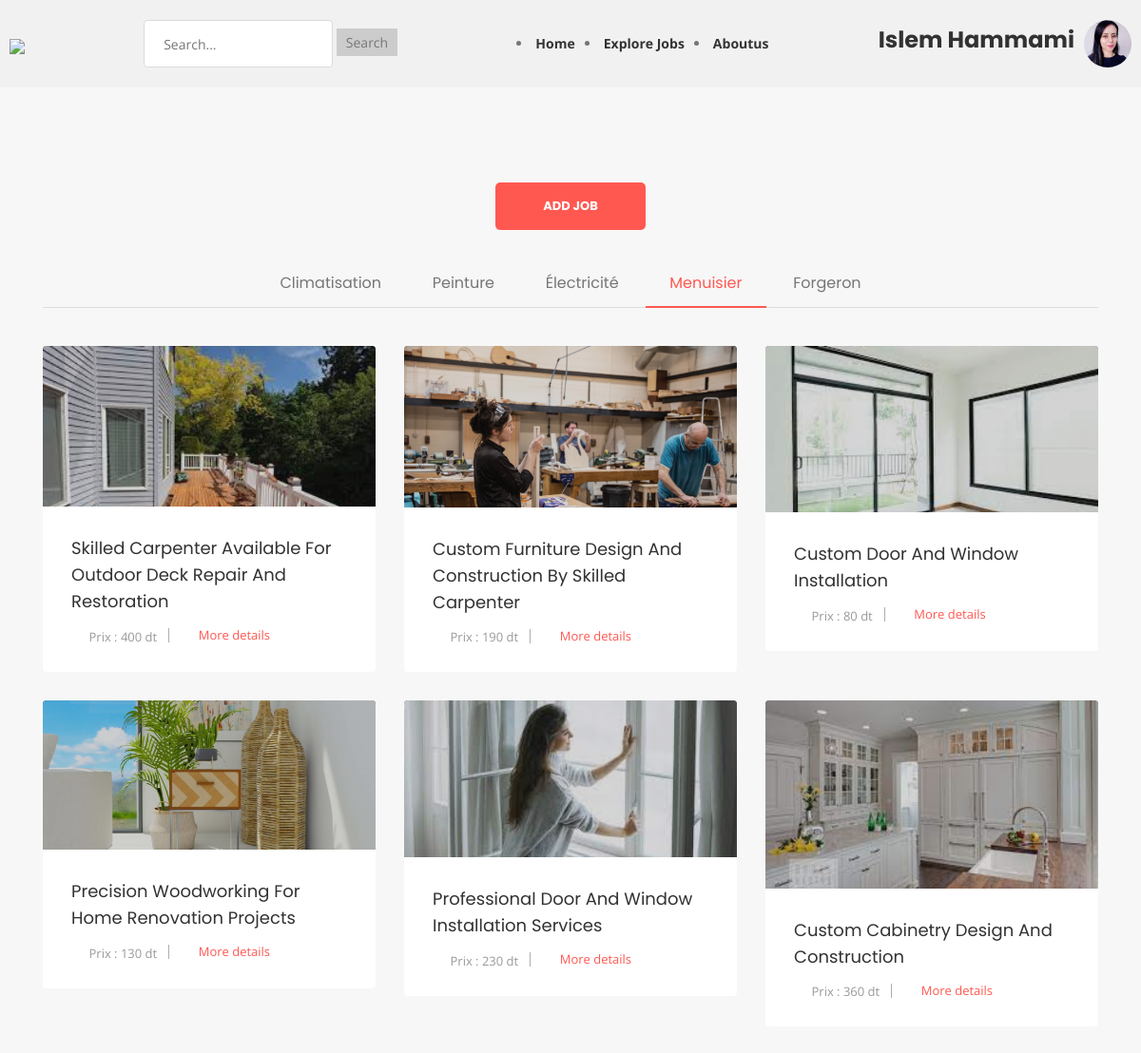
The page /Freelance-Website/Menuisier.php (signed in) on the database its author committed.
### tables this page shows
CREATE TABLE `users` (
  `id` int NOT NULL,
  `username` varchar(255) NOT NULL,
  `password` varchar(255) NOT NULL,
  `email` varchar(255) NOT NULL,
  `created_at` timestamp NOT NULL DEFAULT CURRENT_TIMESTAMP,
  `address` varchar(255) DEFAULT 'not declared',
  `phone_number` varchar(20) DEFAULT 'not declared',
  `additional_info` varchar(255) DEFAULT 'not declared',
  `profile_pic` varchar(255) DEFAULT 'Profile-Icon-SVG-09856789.png',
  `cv` varchar(255) DEFAULT NULL
);

CREATE TABLE `jobs` (
  `id` int NOT NULL,
  `title` varchar(255) NOT NULL,
  `categorie` varchar(255) DEFAULT NULL,
  `description` text,
  `cover_path` varchar(255) NOT NULL,
  `user_id` int NOT NULL,
  `created_at` timestamp NOT NULL DEFAULT CURRENT_TIMESTAMP,
  `prix` varchar(255) DEFAULT 'free'
);

### Freelance-Website/Menuisier.php (the view, shortened to what this page needs)
<?php
require_once('connbd.php');
include 'navANDhead.php';
$query = "SELECT * FROM jobs where categorie = 'Menuisier'";
$jobs = $db->query($query)->fetchAll(PDO::FETCH_ASSOC);
?>
<!DOCTYPE html>
<html>
<head>
    <link rel="stylesheet" type="text/css" href="css/bookcard.css">
    <link rel="stylesheet" href="css/bootstrap.min.css">
    <link rel="stylesheet" href="css/normalize.css">
    <link rel="stylesheet" href="css/scrollbar.css">
    <link rel="stylesheet" href="css/fontawesome/fontawesome-all.css">
    <link rel="stylesheet" href="css/font-awesome.min.css">
    <link rel="stylesheet" href="css/owl.carousel.min.css">
    <link rel="stylesheet" href="css/jquery-ui.css">
    <link rel="stylesheet" href="css/linearicons.css">
    <link rel="stylesheet" href="css/tipso.css">
    <link rel="stylesheet" href="css/chosen.css">
    <link rel="stylesheet" href="css/prettyPhoto.css">
    <link rel="stylesheet" href="css/main.css">
    <link rel="stylesheet" href="css/color.css">
    <link rel="stylesheet" href="css/transitions.css">
    <link rel="stylesheet" href="css/responsive.css">
</head>
<body>
    <main id="wt-main" class="wt-main wt-haslayout wt-innerbgcolor">
        <div class="wt-haslayout wt-main-section">
            <div class="wt-btnarea" style="text-align: center;">
                <a href="uplodejobform.php" class="wt-btn">Add Job</a><br><br><br>
            </div>
            <div class="container">
                <div class="row justify-content-md-center">
                    <div class="col-12 col-sm-12 col-md-12 col-lg-12 float-left">
                        <div class="wt-articletabshold">
                            <ul class="wt-navarticletab nav navbar-nav">
                                <li class="nav-item">
                                    <a  id="all-tab" data-toggle="tab" href="Climatisation.php">Climatisation</a>
                                </li>
                                <li class="nav-item">
                                    <a  id="business-tab" data-toggle="tab" href="Peinture.php">Peinture</a>
                                </li>
                                <li class="nav-item">
                                    <a  id="trading-tab" data-toggle="tab" href="Électricité.php">Électricité</a>
                                </li>
                                <li class="nav-item">
                                    <a class="active" id="economics-tab" data-toggle="tab" href="Menuisier.php">Menuisier</a>
                                </li>
                                <li class="nav-item">
                                    <a id="marketing-tab" data-toggle="tab" href="Forgeron.php">Forgeron</a>
                                </li>
                            </ul>
                            <div class="tab-content wt-haslayout">
                                <div class="wt-contentarticle tab-pane active fade show" id="alltab">
                                    <div class="row">
                                        <?php foreach ($jobs as $job) : ?>
                                            <div class="col-12 col-sm-12 col-md-6 col-lg-6 col-xl-4">
                                                <div class="wt-article">
                                                    <figure>
                                                        <img src="<?php echo $job['cover_path']; ?>" alt="img description">
                                                    </figure>
                                                    <div class="wt-articlecontent">
                                                        <div class="wt-title">
                                                            <h2><?php echo $job['title']; ?></h2>
                                                        </div>
                                                        <ul class="wt-postarticlemeta">
                                                            <li>
                                                                <a href="javascript:void(0);">
                                                                    <i class="lnr lnr-clock"></i>
                                                                    <span>Prix : <?php echo $job['prix']; ?></span>
                                                                </a>
                                                            </li>
                                                            <li>
                                                                <a href="javascript:void(0);">
                                                                    <i class="lnr lnr-user"></i>
                                                                    <span><a href="showjobdetails.php?job_id=<?php echo $job['id']; ?>">More details</a></span>
                                                                </a>
                                                            </li>
                                                        </ul>
                                                    </div>
                                                </div>
                                            </div>
                                        <?php endforeach; ?>
                                    </div>
                                </div>
                            </div>
                        </div>
                    </div>
                </div>
            </div>
        </div>
    </main>
</body>
</html>

### Freelance-Website/navANDhead.php (shortened to what this page needs)
<?php
require_once('connbd.php');
?>
<!DOCTYPE html>
<html lang="en">
<head>
    <link rel="stylesheet" href="css/navbar.css">
    <link rel="stylesheet" href="css/booksstyle.css">
</head>
<body>
<header>
    <div class="header-container">
        <h1><a href="index.php"><img src="resorses/logo.png" width="190"></a></h1>
        <form method="get" action="search.php" class="search-form">
            <input type="text" name="search" class="search-input" placeholder="Search...">
            <input type="submit" value="Search" class="search-submit">
        </form>
        <nav class="nava">
            <ul>
                <li class="nava"><a href="index.php">Home</a></li>
                <li class="nava"><a href="Climatisation.php">Explore Jobs</a></li>
                <li class="nava"><a href="aboutpage.php">Aboutus</a></li>
            </ul>
        </nav>
        <div class="user-info">
            <h3 class="user-name">
                 <?php
                 if(isset($_SESSION['login'])){
                 $login=$_SESSION['login'];
                    $query = "SELECT * FROM users where username='$login'";
                    $user = $db->query($query)->fetchAll(PDO::FETCH_ASSOC);
                    foreach ($user as $user3):
                    echo $user3['username'];
                    endforeach;}
                    else{
                        echo "Guest";
                    }
                ?>
            </h3>
            <a href="profile.php"><img src="<?php
            if(isset($_SESSION['login'])){
                echo $user3['profile_pic'];
                }
                   else{
                       echo "Profile-Icon-SVG-09856789.png";
                   }
            ?>" alt="Profile photo" class="profile-photo" style="width: 50px;height:50px;" ></a>
        </div>
    </div>
</header>

### Freelance-Website/css/navbar.css (style rules this page uses)
.header-container { display: flex; align-items: center; justify-content: space-between; padding: 10px; background-color: #f1f1f1; }
.header-container h1 { margin: 0; }
.search-form { margin: 0 20px; }
.search-input { padding: 5px; }
.search-submit { padding: 5px 10px; background-color: #ccc; border: none; cursor: pointer; }
.nava ul { list-style-type: none; padding: 0; margin: 0; display: flex; }
.nava li { margin-right: 10px; }
.nava a { text-decoration: none; color: #333; font-weight: bold; }
.user-info { display: flex; align-items: center; }
.user-name { margin-right: 10px; }
.profile-photo { width: 30px; height: 30px; border-radius: 50%; }

### Freelance-Website/css/booksstyle.css (style rules this page uses)
a { text-decoration: none; color: #0077FF; }

### Freelance-Website/css/color.css (style rules this page uses)
a, p a, p a:hover, a:hover, a:focus, a:active, .wt-navigation > ul > li:hover > a, .wt-navigation > ul > li.current-menu-item > a, .wt-navarticletab li:hover a, .wt-navarticletab li a.active, .wt-categoriescontent li a:hover, .wt-joinsteps li.wt-active a, .wt-effectivecontent li:hover a, .wt-articlesingle-content .wt-description .wt-blockquotevone q, .wt-filtertag li:hover a, .wt-userlisting-breadcrumb li .wt-clicksave, .wt-clicksave, .wt-qrcodefeat h3 span, .wt-comfollowers ul li:hover a span, .wt-postarticlemeta .wt-following span, .tg-qrcodefeat h3 span { color: #ff5851; }
.wt-btn:hover, .wt-dropdowarrow, .navbar-toggle, .wt-btn, .wt-navigationarea .wt-navigation > ul > li > a:after, .wt-searchbtn, .wt-sectiontitle:after, .wt-navarticletab li a:after, .wt-pagination ul li a:hover, .wt-pagination ul li.wt-active a, .wt-widgettag a:hover, .wt-articlesingle-content .wt-description blockquote span i, .wt-searchgbtn, .wt-filtertagclear a, .ui-slider-horizontal .ui-slider-range, .wt-btnsearch, .wt-newnoti a em, .wt-notificationicon > a:after, .wt-rightarea .wt-nav .navbar-toggler, .wt-usersidebaricon span, .wt-usersidebaricon span i, .wt-filtertag .wt-filtertagclear a, .loader:before, .wt-offersmessages .wt-ad:after, .wt-btnsendmsg, .wt-tabstitle li a:before, .wt-tabscontenttitle:before, .wt-tablecategories thead tr th:first-child:before, .wt-tablecategories tbody tr td:first-child:before, .wt-slidernav .wt-prev:hover, .wt-slidernav .wt-next:hover { background:#ff5851; }

### Freelance-Website/css/transitions.css (style rules this page uses)
*:after, *:before, p a, a, .wt-socialicons li a, .wt-roundicontext, .wt-roundicontext .wt-usericonholder, .sub-menu, .mega-menu, .wt-article, .wt-article figure img, .wt-speakerimg img, .wt-categoryslidercontent, .wt-filtertag li a i, .wt-userlistinghold, .wt-companysdetails, .wt-companysdetails .wt-companysimg img, .wt-comfollowers ul li, .wt-comfollowers ul li a span, .wt-comfollowers ul li a span img, .wt-articlesuser .wt-particlehold figure img, .wt-project figure img, .wt-usernav, .wt-btn, .wt-particlehold figure img, .wt-main, .wt-offersmessages .wt-ad, .wt-openmenu .wt-usersidebar .wt-companysinfo .wt-title, .wt-openmenu .wt-usersidebar .wt-companysinfo .wt-btnarea, .wt-iconbox i, .wt-tabstitle li, .wt-tablecategories tr, .wt-designimg input[type=radio]+ label img, .wt-designimg input[type=radio]+ label i, .wt-navigation > ul > li > .sub-menu > li.menu-item-has-children .sub-menu li, .wt-navigation > ul > li > .sub-menu > li, .chosen-container-multi .chosen-choices li.search-choice, .wt-dateandmsg span:nth-child(2), .wt-posteditem, .wt-slidernav .wt-prev, .wt-slidernav .wt-next, .wt-btnmenutoggle { -webkit-transition: all 300ms ease-in-out; -moz-transition: all 300ms ease-in-out; -ms-transition: all 300ms ease-in-out; -o-transition: all 300ms ease-in-out; transition: all 300ms ease-in-out; }

### rows shown on the page
users: username "Islem Hammami", profile_pic (picture)
jobs: cover_path (picture), title "Skilled Carpenter Available For Outdoor Deck Repair And Restoration", prix "400 dt"
jobs: cover_path (picture), title "Custom Furniture Design And Construction By Skilled Carpenter", prix "190 dt"
jobs: cover_path (picture), title "Custom Door And Window Installation", prix "80 dt"
jobs: cover_path (picture), title "Precision Woodworking For Home Renovation Projects", prix "130 dt"
jobs: cover_path (picture), title "Professional Door And Window Installation Services", prix "230 dt"
jobs: cover_path (picture), title "Custom Cabinetry Design And Construction", prix "360 dt"
